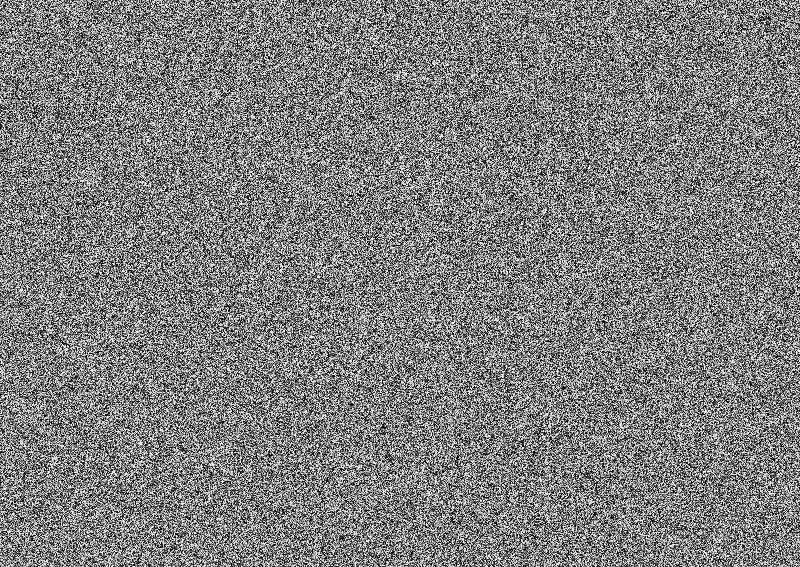
%> input picture Recording-1.png, 800 x 567 px; the run also reads 1 picture not shown here
$ octave fast_ica.m   (GNU Octave 9; MATLAB toolbox functions it lacks are replaced by stand-ins)
%> lines starting %> are read from the running program, lines starting %| are printed output that depends on the picture
img1 = imread('Recording-1.png');
%> img1 is the input picture: size 567x800 uint8; min 0, max 255, mean 126.7
img2 = imread('Recording-2.png');
n = 567*800;
x = [reshape(double(img1), [1, n]); ...
    reshape(double(img2), [1, n])];

% center data
mn = mean(x, 2);
%> mn = [126.7; 125]
x = x - repmat(mn, 1, n);

% whiten data
covariance = 1/(n-1)*(x*x');
%> covariance = [5302.4 5195.9; 5195.9 5093]
[pc, v] = eig(covariance);
%> pc = [0.7 -0.714; -0.714 -0.7]; v = [0.723 0; 0 10394.7]
v = diag(v);
%> v = [0.723; 10394.7]
[junk, rindices] = sort(-1*v);
%> junk = [-10394.7; -0.723]; rindices = [2; 1]
v = v(rindices);
%> v = [10394.7; 0.723]
pc = pc(:, rindices);
%> pc = [-0.714 0.7; -0.7 -0.714]
x = pc'*x;

% fast ica with exponential g function
g = @(x) x.*exp(-(x.^2)/2);
g_prime = @(x) (1-x.^2).*exp(-(x.^2)/2);

w = rand(2, 1);
w_opt = w;
threshold = 10^(-10);
while abs(dot(w, w_opt)-1) > threshold
    w = w_opt;
    w_opt = mean(x.*g(w'*x), 2) - mean(g_prime(w'*x)).*w;
    w_opt = w_opt/norm(w_opt);
end
%> this loop made 3 passes
%> w_opt on passes 1, 3: [1; 0.0142], [1; 0.0154]
%> (w, w_opt) on pass 2: ([1; 0.0142], [1; 0.0154])

s = w_opt.*x;
s = s + w_opt'*mn;
s1 = reshape(s(1,:), [567,800]);
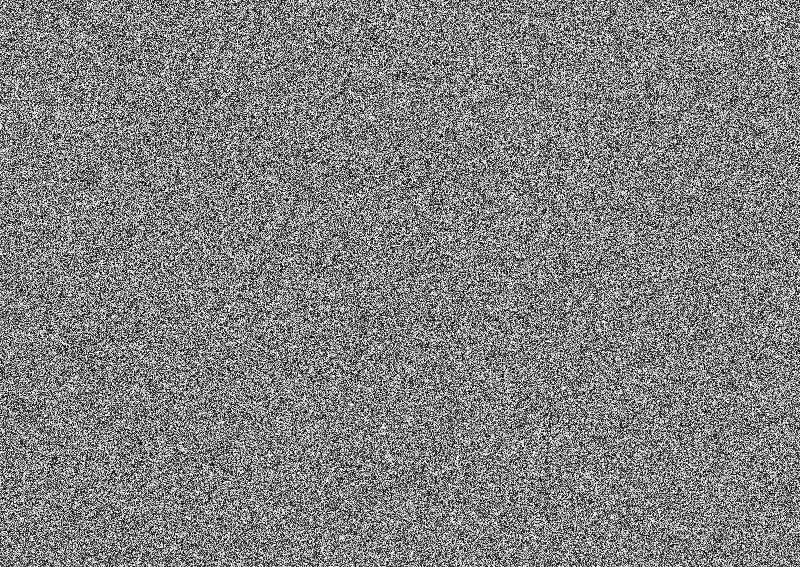
%> s1: size 567x800 double; min -54.02, max 306.5, mean 128.6; drawn with min black and max white
s2 = reshape(s(2,:), [567,800]);
imwrite(mat2gray(s1), './s1.png');
imwrite(mat2gray(s2), './s2.png');
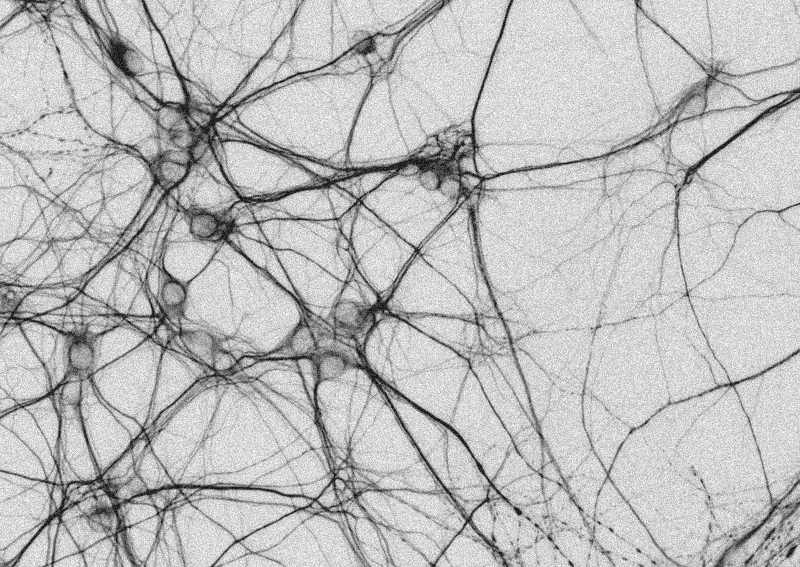
%> saved as s2.png: size 567x800 uint8; min 0, max 255, mean 189.6
